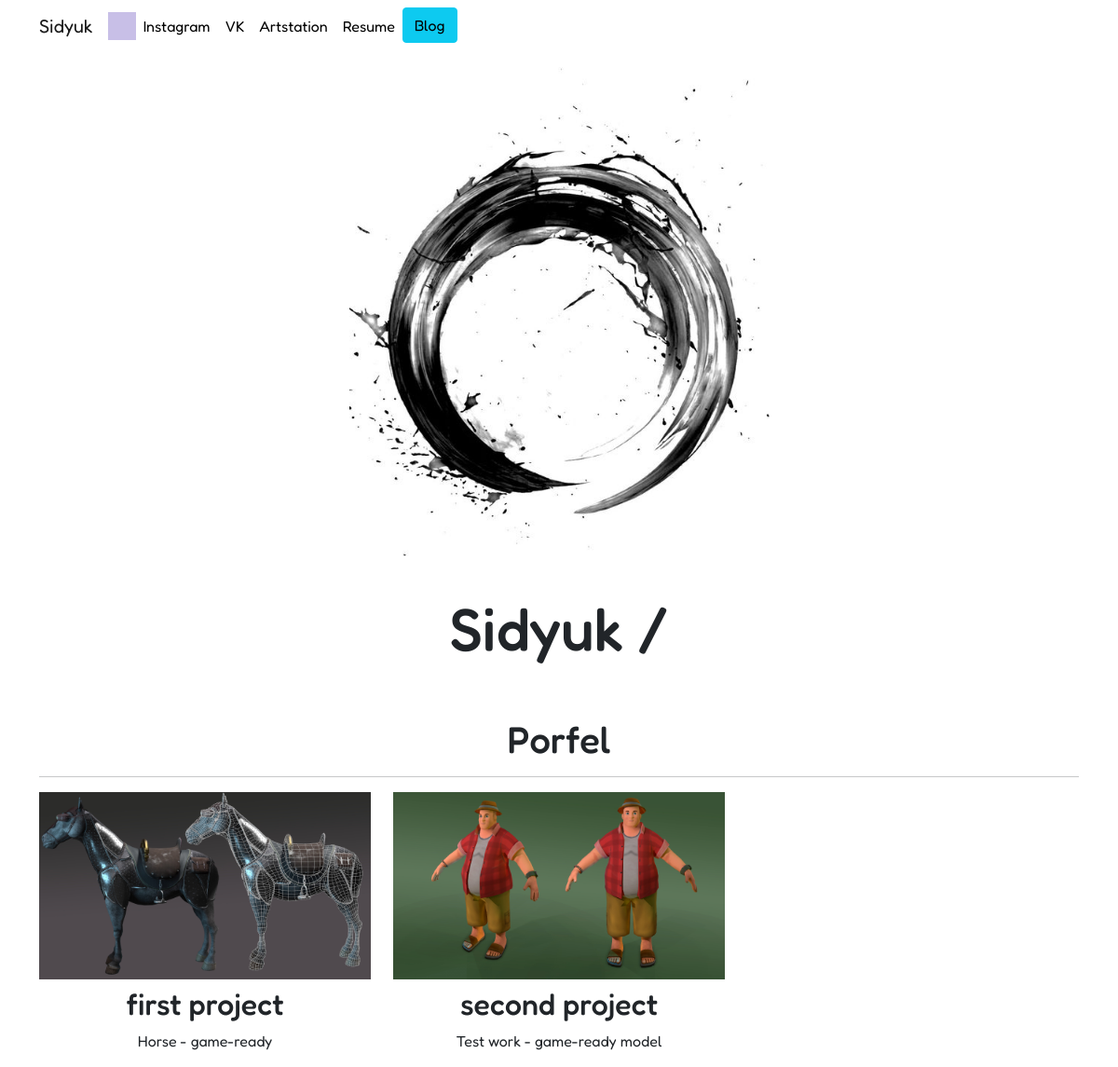
The page / on the database its author committed.
### portfolio/models.py (models this page shows, shortened)
class Project(models.Model):
    title = models.CharField(max_length=100)
    description = models.CharField(max_length=250)
    image = models.ImageField(upload_to='portfolio/images/')
    url = models.URLField(blank=True)

### portfolio/views.py (the view)
# urls.py: 2. Add a URL to urlpatterns:  path('', views.home, name='home')
def home(request):
    projects = Project.objects.all()
    return render(request, 'home.html', {'projects':projects})

### portfolio/templates/home.html
{% extends 'base.html' %}
{% block content %}
{% load static%}
<div class="row justify-content-center my-3">
    <div class="col-5">
        <img src="{% static 'portfolio/2foto.jpg' %}" class="img-fluid mb-2">
    </div>
</div>
<div class="row justify-content-center mb-2">
  <div class="col-md-9 text-center">
    <h1 id="hometext" class="font-weight-bold">Sidyuk /</h1>
  </div>
</div>
<h1 class="mt-5">Porfel</h1>
<hr>
<div class="row">
    {% for project in projects %}
    <div class="col-lg-4 col-md-6">
    {% if project.url %}
    <a href="{{project.url}}">
        <img src="{{project.image.url}}" class="img-fluid mb-2"></img>
    </a>
    {% else %}
    <img src="{{project.image.url}}" class="img-fluid mb-2"></img>
    {% endif %}
    <h2>{{project.title}}</h2>
    <p>{{project.description}}</p>
    </div>
    {% endfor %}
</div>
{% endblock %}

### portfolio/templates/base.html (shortened to what this page needs)
<!doctype html>
<html lang="en">
  <head>
    {% load static %}
    <link href="https://cdn.jsdelivr.net/npm/bootstrap@5.1.3/dist/css/bootstrap.min.css" rel="stylesheet">
    <link rel="stylesheet" href="{% static "portfolio/custom.css"%}">
  </head>
  <body>
    <nav id="topNav" class="navbar navbar-expand-lg navbar-light">
        <div class="container">
          <a class="navbar-brand" href="{% url 'home' %}">Sidyuk</a>
            <img src="{% static "portfolio/logo2.png" %}" width="30" height="30" class="d-inline-block align-top" alt="Sidyuk's Logo">
          <div class="collapse navbar-collapse text-center" id="navbarSupportedContent">
            <ul class="navbar-nav me-auto mb-2 mb-lg-0">
              <li class="nav-item">
                <a class="nav-link active" aria-current="page" href="https://instagram.com" target="_blank">Instagram</a>
              </li>
              <li class="nav-item">
                <a class="nav-link" href="https://vk.com/sidyukvlad" target="_blank">VK</a>
              </li>
              <li class="nav-item">
                <a class="nav-link" href="https://www.artstation.com/sutulaayaboy" target="_blank">Artstation</a>
              </li>
              <li class="nav-item">
                <a class="nav-link" href="{% static "portfolio/resume.pdf"%}">Resume</a>
              </li>
              <li class="nav-item">
                <a class="btn btn-info" href="{% url "blog:all_blogs" %}"%}>Blog</a>
              </li>
            </ul>
          </div>
        </div>
      </nav>
      <div class="container text-center">
      {% block content %}{% endblock %}
      </div>
  </body>
</html>

### portfolio/static/portfolio/custom.css (style rules this page uses)
.navbar-nav .nav-link { color: rgba(0,0,0,5) !important; }
body { font-family: 'Fredoka', sans-serif; }
@media (min-width: 992px) { #hometext { font-size: 4rem; } }

### rows shown on the page
Project: image (picture), title "first project", description "Horse - game-ready"
Project: image (picture), title "second project", description "Test work - game-ready model"
